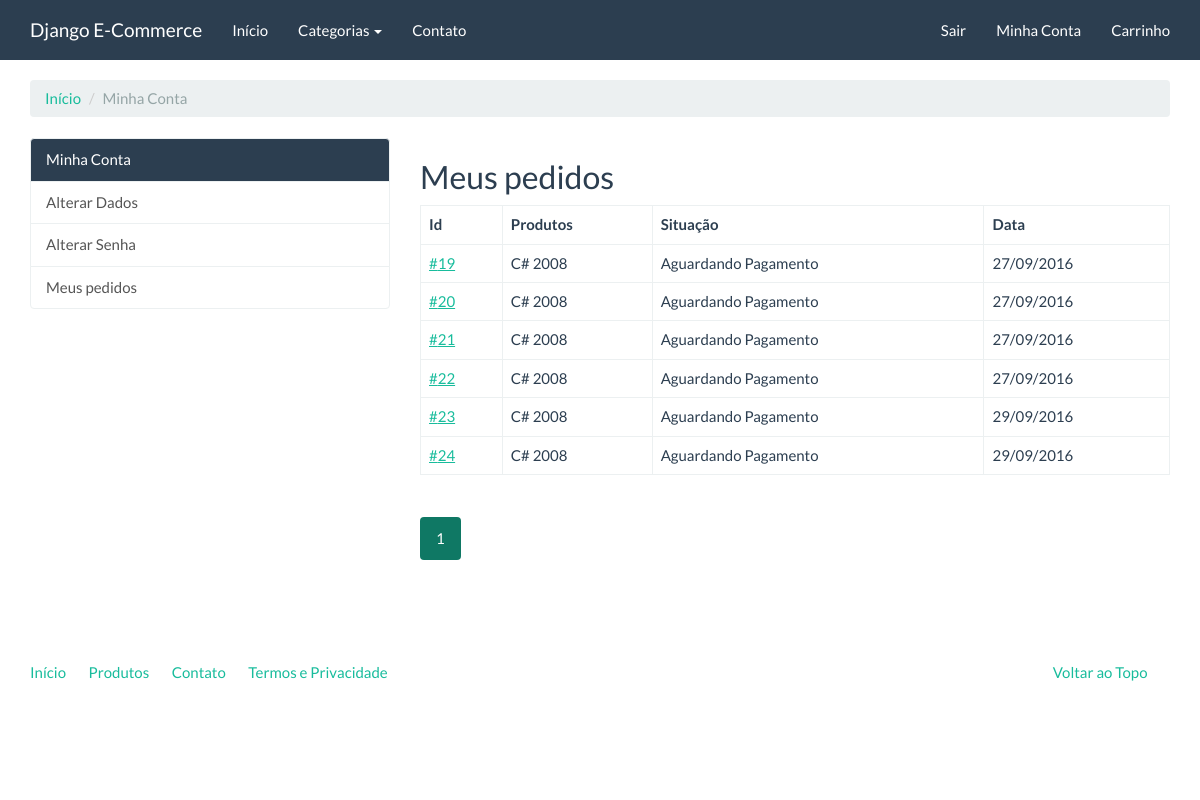
The page /compras/meus-pedidos/ (signed in) on the database as committed earlier.
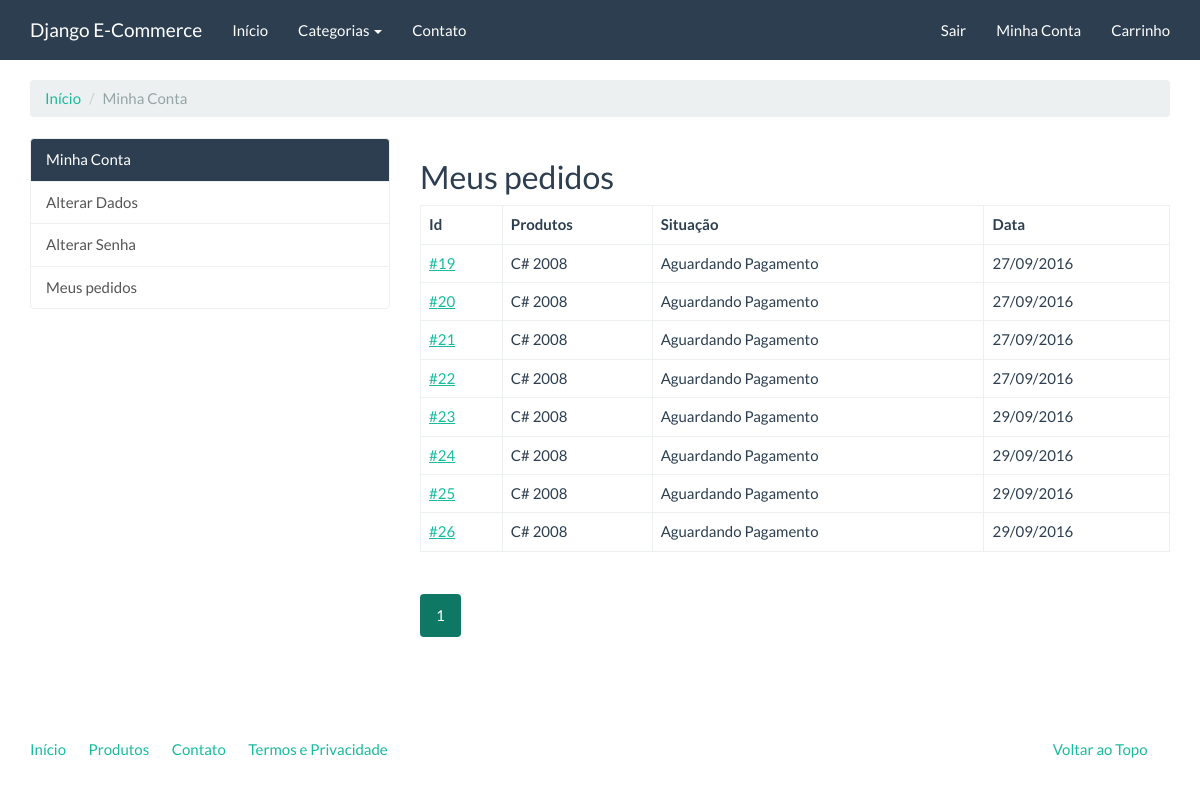
The same page on the database as committed later.
### checkout/models.py (models this page shows, shortened)
class Order(models.Model):
    user = models.ForeignKey(settings.AUTH_USER_MODEL, verbose_name='Usuário')
    status = models.IntegerField('Situação', choices=STATUS_CHOICES, default=0, blank=True)
    payment_option = models.CharField('Opção de pagamento', choices=PAYMENT_OPTION_CHOICES, max_length=20, default='deposito')
    created = models.DateTimeField('Criado em', auto_now_add=True)
    modified = models.DateTimeField('Modificado em', auto_now=True)
    objects = OrderManager()
    class Meta:
        verbose_name = 'Pedido'
        verbose_name_plural = 'Pedidos'
    def products(self):
        products_ids = self.items.values_list('product')
        return Product.objects.filter(pk__in=products_ids)

### catalog/models.py (models this page shows, shortened)
class Product(models.Model):
    name = models.CharField('Nome', max_length=100)
    slug = models.SlugField('Identificador', max_length=100)
    category = models.ForeignKey('catalog.Category', verbose_name='Categoria')
    description = models.TextField('Descrição', blank=True)
    price = models.DecimalField('Preço', decimal_places=2, max_digits=8)
    created = models.DateField('Criado em', auto_now_add=True)
    modified = models.DateField('Modificado em', auto_now=True)
    class Meta:
        verbose_name = 'Produto'
        verbose_name_plural = 'Produtos'
        ordering = ['name']

### checkout/views.py (the view)
class OrderListView(LoginRequiredMixin, ListView):
    template_name = 'checkout/order_list.html'
    paginate_by = 10
    def get_queryset(self):
        return Order.objects.filter(user=self.request.user)

### catalog/context_processors.py (called while the page is built)
def categories(request):
    return {
        'categories': Category.objects.all()
    }

### catalog/models.py (called while the page is built)
    def get_absolute_url(self):
        return reverse('catalog:category', kwargs={'slug': self.slug})

### core/templatetags/pagination.py (called while the page is built)
@register.inclusion_tag('pagination.html')
def pagination(request, paginator, page_obj):
    context = {}
    context['paginator'] = paginator
    context['request'] = request
    context['page_obj'] = page_obj
    getvars = request.GET.copy()
    if 'page' in getvars:
        del getvars['page']
    if len(getvars) > 0:
        context['getvars'] = '&{0}'.format(getvars.urlencode())
    else:
        context['getvars'] = ''
    return context

### checkout/templates/checkout/order_list.html (shortened to what this page needs)
{% extends "accounts/index.html" %}
{% load pagination %}
{% block accounts_container %}
    <h2>Meus pedidos</h2>
    <table class="table table-bordered">
        <thead>
            <tr>
                <th>Id</th>
                <th>Produtos</th>
                <th>Situação</th>
                <th>Data</th>
            </tr>
        </thead>
        <tbody>
            {% for order in order_list %}
                <tr>
                    <td>
                        <a href="{% url 'checkout:order_detail' order.pk %}">#{{ order.pk }}</a>
                    </td>
                    <td>
                        {% for product in order.products %}
                            {{ product.name }}{% if not forloop.last %} <br/> {% endif %}
                        {% endfor %}
                    </td>
                    <td>
                        {{ order.get_status_display }}
                    </td>
                    <td>
                        {{ order.created|date:"d/m/Y" }}
                    </td>
                </tr>
            {% endfor %}
        </tbody>
    </table>
    {% pagination request paginator page_obj %}
{% endblock %}

### accounts/templates/accounts/index.html (shortened to what this page needs)
{% extends "base.html" %}
{% block container %}
    <ol class="breadcrumb">
        <li><a href="#">Início</a></li>
        <li class="active">Minha Conta</li>
    </ol>
    <div class="row">
        <div class="col-md-4">
            <div class="list-group">
                <a href="{% url 'accounts:index' %}" class="list-group-item active">Minha Conta</a>
                <a href="{% url 'accounts:update_user' %}" class="list-group-item">Alterar Dados</a>
                <a href="{% url 'accounts:update_password' %}" class="list-group-item">Alterar Senha</a>
                <a href="{% url 'checkout:order_list' %}" class="list-group-item">Meus pedidos</a>
            </div>
        </div>
        <div class="col-md-8">
            {% block accounts_container %}{% endblock %}
        </div>
    </div>
{% endblock %}

### core/templates/base.html (shortened to what this page needs)
<!DOCTYPE html>
{% load static %}
<html lang="pt-br">
<head>
    <link rel="stylesheet" href="{% static 'assets/bootstrap.min.css' %}" media="screen" />
    <link rel="stylesheet" href="{% static 'assets/custom.min.css' %}" media="screen" />
    <link rel="stylesheet" href="{% static 'assets/extra.css' %}" media="screen" />
</head>
<body>
    <div class="navbar navbar-default navbar-fixed-top">
      <div class="container">
        <div class="navbar-header">
          <a href="{% url 'index' %}" class="navbar-brand">Django E-Commerce</a>
        </div>
        <div class="navbar-collapse collapse" id="navbar-main">
          <ul class="nav navbar-nav">
            <li>
              <a href="{% url 'index' %}">Início</a>
            </li>
            <li class="dropdown">
              <a class="dropdown-toggle" data-toggle="dropdown" href="{% url 'catalog:product_list' %}" id="download">Categorias <span class="caret"></span></a>
            </li>
            <li>
                <a href="{% url 'contact' %}">Contato</a>
            </li>
          </ul>
          <ul class="nav navbar-nav navbar-right">
            {% if user.is_authenticated %}
              <li><a href="{% url 'logout' %}">Sair</a></li>
              <li><a href="{% url 'accounts:index' %}">Minha Conta</a></li>
            {% else %}
              <li><a href="{% url 'login' %}">Entrar</a></li>
              <li><a href="{% url 'accounts:register' %}">Cadastro</a></li>
            {% endif %}
            <li><a href="{% url 'checkout:cart_item' %}">Carrinho</a></li>
          </ul>
        </div>
      </div>
    </div>
    <div class="container margin-top">
        {% block container %} {% endblock %}
        <footer>
            <div class="row">
              <div class="col-lg-12">
                <ul class="list-unstyled">
                  <li class="pull-right"><a href="#top">Voltar ao Topo</a></li>
                  <li><a href="{% url 'index' %}">Início</a></li>
                  <li><a href="{% url 'catalog:product_list' %}">Produtos</a></li>
                  <li><a href="{% url 'contact' %}">Contato</a></li>
                  <li><a href="">Termos e Privacidade</a></li>
                </ul>
              </div>
            </div>
        </footer>
    </div>
</body>
</html>

### core/templates/pagination.html
<div class="row">
    <div class="col-md-12">
        <nav>
            <ul class="pagination">
                {% for page in paginator.page_range %}
                    <li {% if page_obj.number == page %} class="active"{% endif %}>
                        <a href="?page={{ page }}{{ getvars}}">{{ page }}</a>
                    </li>
                {% endfor %}
            </ul>
        </nav>
    </div>
</div>

### core/static/assets/extra.css (style rules this page uses)
.margin-top { margin-top: 2em; }

Rows that differ between the two databases and show on the page:
added Order: pk "25", status "Aguardando Pagamento", created "29/09/2016", Product (name "C# 2008")
added Order: pk "26", status "Aguardando Pagamento", created "29/09/2016", Product (name "C# 2008")
